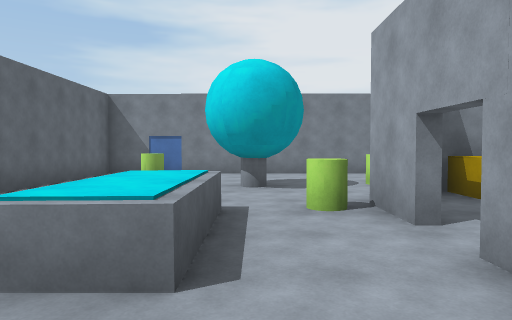
View 1 (above)

12 first-person views from a walk through a Unity game level. The camera is 1.5 m above the floor, tilts 2° down and sees 70° across. The floor is counted in squares, 2 m on a side. Each view is taken from the middle of a square. On the plan, view 1 faces up. The plan holds only what a view shows up to about 11 squares ahead; the rest is blank.

View 2
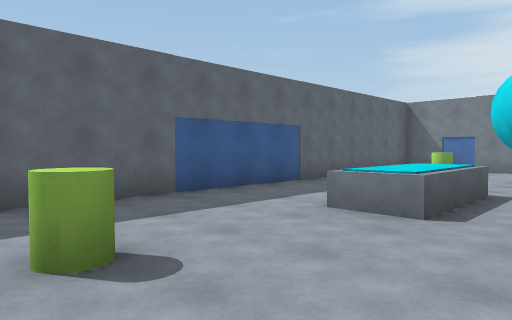

View 3
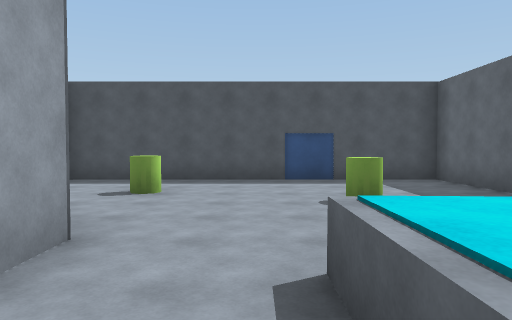

View 4
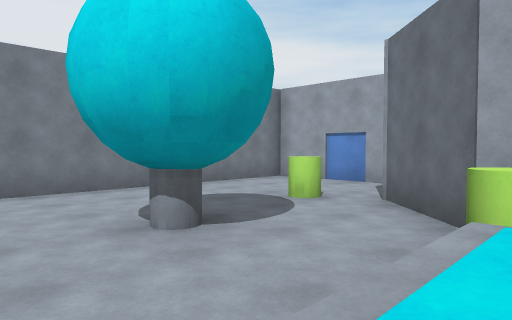

View 5
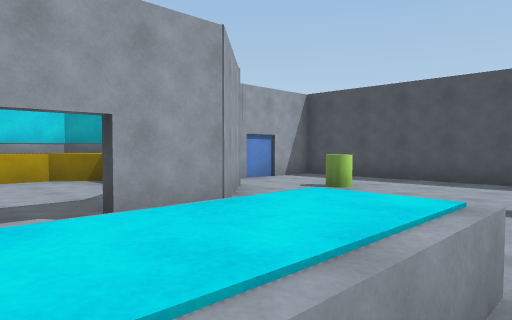

View 6
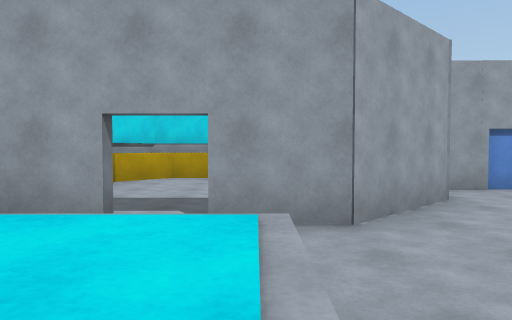

View 7
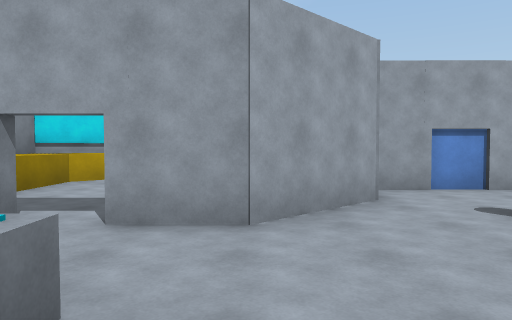

View 8
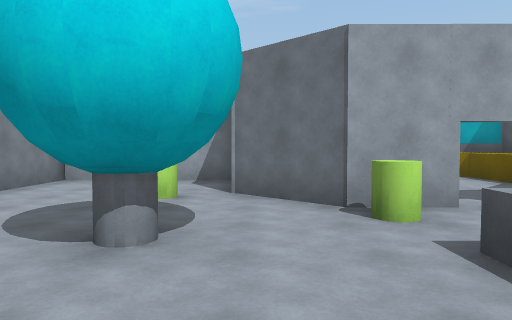

View 9
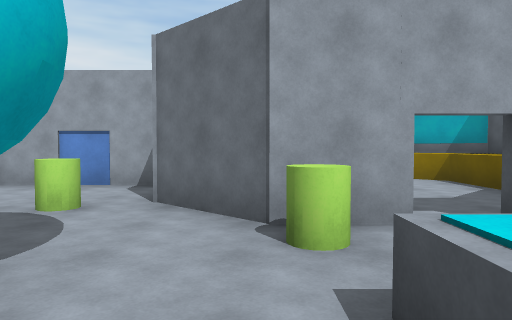

View 10
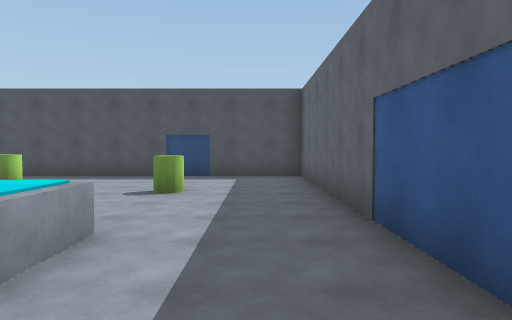

View 11
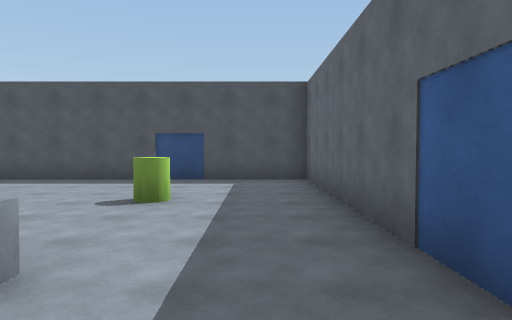

View 12
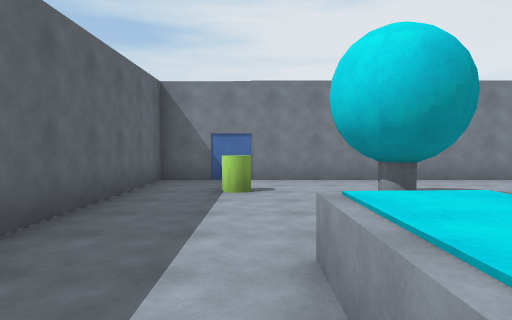

### Floor plan
Key: @ floor where view 1 was taken; # wall or solid block; . floor; ^ raised ledge; O other object.
Columns run from 5 left of view 1 to 8 right of it. Each row starts with its distance up from view 1.
 11  ###########
 10  #.........#
  9  #.........#
  8  #.O.......#
  7  #...O..O..#
  6  #.....####^#
  5  #....O#.^^^^#
  4 #...^..#....^#
  3 #...^.......^#
  2 #...^..#....^#
  1  #.....#....^#
  0  #...@.## ^^^^
 -1  #..O.....###
 -2  #.....O..#
 -3  #........#
 -4  #........#
 -5  ##########

Positions as (right, up) in squares from view 1, and headings:
1: (0, 0), facing up
2: (1, -2), facing up-left
3: (0, 4), facing down
4: (-2, 4), facing up-right
5: (-2, 4), facing down-right
6: (-2, 2), facing right
7: (-2, 1), facing right
8: (-3, 6), facing right
9: (-2, 5), facing right
10: (-3, 5), facing down
11: (-3, 4), facing down
12: (-2, 2), facing up
